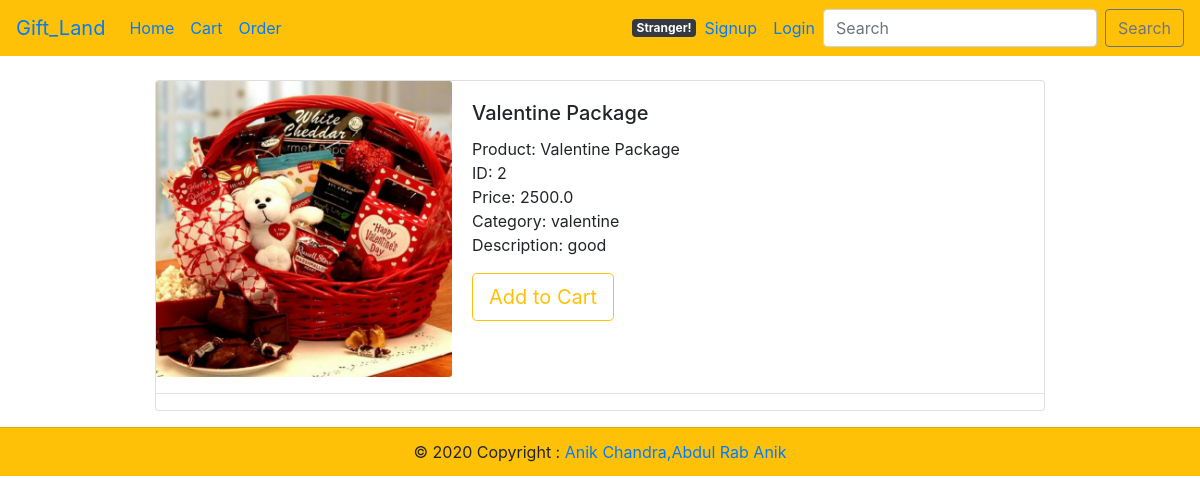
/7, run on the app's committed database.
### ProductInfo/models.py (models this page shows, shortened)
class Product(models.Model):
    p_id=models.IntegerField(default=0)
    p_name=models.CharField(max_length=100)
    p_price=models.FloatField(blank=True)
    description=models.TextField(blank=True)
    category=models.CharField(max_length=100)
    p_image=models.ImageField(upload_to='product/images')
    reviews = models.ManyToManyField(Review)

### ProductInfo/views.py (the view)
# urls.py: path('<int:product_id>',Product_view.ProductDetails),
def ProductDetails(request, product_id):
    detail = get_object_or_404(Product, id=product_id)
    context = {
        'detail': detail,
    }
    return render(request, 'ProductHtml/productdetail.html', context)

### templates/ProductHtml/productdetail.html
{% extends 'base.html' %}
{% load static %}
{% load crispy_forms_tags %}
{% block content %}
<br>
<div class="col d-flex justify-content-center">
<div class="card mb-3" style="max-width: 900px;">
    <div class="row no-gutters">
      <div class="col mx-auto ">
        <img src="{{detail.p_image.url }}" class="card-img" alt="...">
      </div>
      <div class="col-md-8">
        <div class="card-body">
          <h5 class="card-title">{{detail.p_name}}</h5>
          <p class="card-text">
            Product: {{ detail.p_name }} <br>
            ID: {{ detail.p_id }} <br>
            Price: {{ detail.p_price }} <br>
            Category: {{ detail.category }} <br>
            Description: {{ detail.description }} <br>
          </p>
          <a href="{% url 'update-cart' detail.id %}">
            <button type="submit" class="btn btn-lg btn-outline-warning">Add to Cart</button>
          </a>
        </div>
      </div>
    </div>
    <hr>
  </div>
  </div>
{% endblock %}

### data on the page
Product: p_image (picture), p_name "Valentine Package", p_id "2", p_price "2500.0", category "valentine", description "good"
